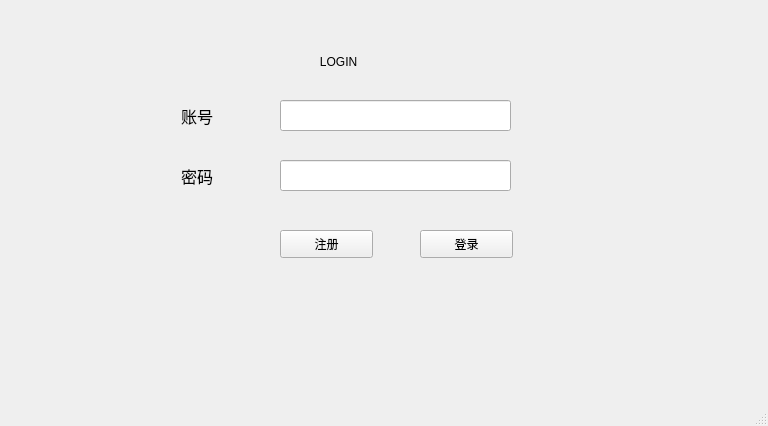
<?xml version="1.0" encoding="UTF-8"?>
<ui version="4.0">
 <class>loginform</class>
 <widget class="QMainWindow" name="loginform">
  <property name="geometry">
   <rect>
    <x>0</x>
    <y>0</y>
    <width>768</width>
    <height>426</height>
   </rect>
  </property>
  <property name="windowTitle">
   <string>loginform</string>
  </property>
  <widget class="QWidget" name="centralwidget">
   <widget class="QLabel" name="name_label">
    <property name="geometry">
     <rect>
      <x>181</x>
      <y>100</y>
      <width>81</width>
      <height>31</height>
     </rect>
    </property>
    <property name="font">
     <font>
      <family>楷体</family>
      <pointsize>12</pointsize>
     </font>
    </property>
    <property name="text">
     <string>账号</string>
    </property>
   </widget>
   <widget class="QLabel" name="pwd_label">
    <property name="geometry">
     <rect>
      <x>181</x>
      <y>160</y>
      <width>81</width>
      <height>31</height>
     </rect>
    </property>
    <property name="font">
     <font>
      <family>楷体</family>
      <pointsize>12</pointsize>
     </font>
    </property>
    <property name="text">
     <string>密码</string>
    </property>
   </widget>
   <widget class="QLineEdit" name="pwd_edit">
    <property name="geometry">
     <rect>
      <x>280</x>
      <y>160</y>
      <width>231</width>
      <height>31</height>
     </rect>
    </property>
    <property name="echoMode">
     <enum>QLineEdit::Password</enum>
    </property>
    <property name="clearButtonEnabled">
     <bool>true</bool>
    </property>
   </widget>
   <widget class="QLineEdit" name="name_edit">
    <property name="geometry">
     <rect>
      <x>280</x>
      <y>100</y>
      <width>231</width>
      <height>31</height>
     </rect>
    </property>
    <property name="font">
     <font>
      <family>黑体</family>
      <pointsize>14</pointsize>
     </font>
    </property>
    <property name="text">
     <string/>
    </property>
   </widget>
   <widget class="QPushButton" name="login_Button">
    <property name="geometry">
     <rect>
      <x>420</x>
      <y>230</y>
      <width>93</width>
      <height>28</height>
     </rect>
    </property>
    <property name="text">
     <string>登录</string>
    </property>
   </widget>
   <widget class="QPushButton" name="register_Button">
    <property name="geometry">
     <rect>
      <x>280</x>
      <y>230</y>
      <width>93</width>
      <height>28</height>
     </rect>
    </property>
    <property name="text">
     <string>注册</string>
    </property>
   </widget>
   <widget class="QLabel" name="log_lable">
    <property name="geometry">
     <rect>
      <x>290</x>
      <y>46</y>
      <width>221</width>
      <height>31</height>
     </rect>
    </property>
    <property name="text">
     <string>         LOGIN</string>
    </property>
   </widget>
  </widget>
  <widget class="QMenuBar" name="menubar">
   <property name="geometry">
    <rect>
     <x>0</x>
     <y>0</y>
     <width>768</width>
     <height>22</height>
    </rect>
   </property>
  </widget>
  <widget class="QStatusBar" name="statusbar"/>
 </widget>
 <resources/>
 <connections/>
</ui>
